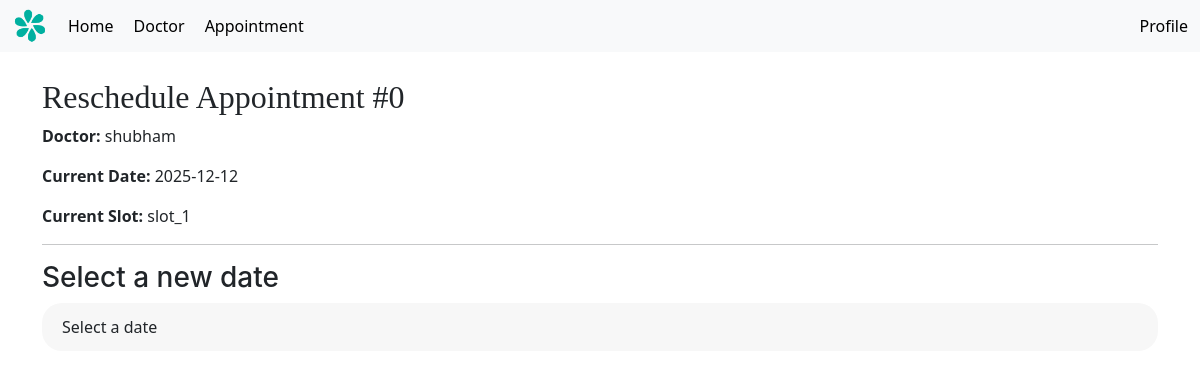
/reschedule/0 (signed in), run on an earlier commit of the app's database.
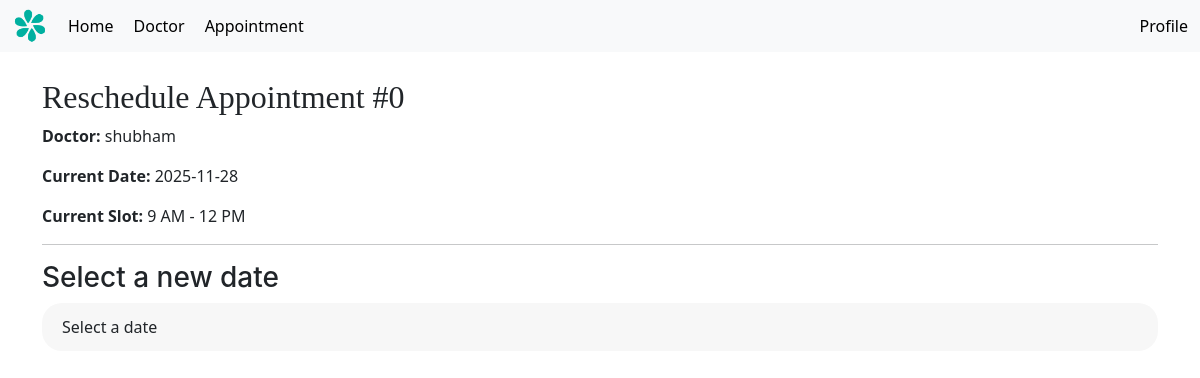
And on a later commit of the database.
### models.py (models this page shows, shortened)
class appointment(db.Model):
    id = db.Column(db.Integer, primary_key=True)
    patient_id = db.Column(db.Integer, db.ForeignKey('patient.id'), nullable=False)
    doctor_id = db.Column(db.Integer, db.ForeignKey('doctor.id'), nullable=False)
    appointment_date = db.Column(db.Date, nullable=False)
    slot = db.Column(db.String(20), nullable=False)
    prescription = db.Column(db.Text, nullable=True)
    status = db.Column(db.Boolean, default=False)
    doctor = db.relationship('doctor', back_populates='appointments', lazy=True)
    patient = db.relationship('patient', back_populates='appointments', lazy=True)

class doctor(UserMixin, db.Model):
    id = db.Column(db.Integer, primary_key=True)
    username = db.Column(db.String(100), unique=True, nullable=False)
    password = db.Column(db.String(200), nullable=False)
    name = db.Column(db.String(100), nullable=False)
    specialization = db.Column(db.String(100), nullable=False)
    availability = db.Column(db.Date, nullable=True)
    timeSlots = db.relationship('timeSlot', back_populates='doctor', lazy=True)
    appointments = db.relationship('appointment', back_populates='doctor', lazy=True)
    is_admin = db.Column(db.Boolean, default=False)
    is_doctor = db.Column(db.Boolean, default=True)

### app.py (the view, shortened to what this page needs)
@app.route('/reschedule/<int:appt_id>', methods=['GET', 'POST'])
@login_required
def reschedule(appt_id):
    a = appointment.query.get_or_404(appt_id)
    if current_user.id != a.patient_id and not current_user.is_admin:
        flash("You are not allowed to reschedule this appointment.", "danger")
        return redirect(url_for('Appointment'))
    doctor_id = a.doctor_id
    today = date.today()
    days = [today + timedelta(days=i) for i in range(7)]
    days.sort()
    slot_map = [
        "9 AM - 12 PM",
        "12 PM - 3 PM",
        "3 PM - 6 PM"
    ]
    selected_date = request.args.get("date")
    available_slots = []
    return render_template(
        "reschedule.html",
        appt=a,
        days=days,
        selected_date=selected_date,
        slots=available_slots
    )

### app.py (called while the page is built)
@login_manager.user_loader
def load_user(user_id):
    user_type = session.get("user_type")
    if user_type == "doctor":
        return doctor.query.get(int(user_id))
    return patient.query.get(int(user_id))

@app.context_processor
def inject_user():
    return dict(current_user=current_user, request = request)

### templates/reschedule.html (shortened to what this page needs)
{% extends "layout.html" %}
{% block content %}
<h2>Reschedule Appointment #{{ appt.id }}</h2>
<p><strong>Doctor:</strong> {{ appt.doctor.name }}</p>
<p><strong>Current Date:</strong> {{ appt.appointment_date }}</p>
<p><strong>Current Slot:</strong> {{ appt.slot }}</p>
<hr>
<h3>Select a new date</h3>
<form method="GET">
    <select name="date" class="form-control" onchange="this.form.submit()">
        <option disabled selected>Select a date</option>
    </select>
</form>
{% endblock %}

### templates/layout.html (shortened to what this page needs)
<!DOCTYPE html>
<html lang="en">
<head>
    <link rel="stylesheet" href="{{ url_for('static', filename='styles.css') }}">
    <link href="https://cdn.jsdelivr.net/npm/bootstrap@5.0.2/dist/css/bootstrap.min.css" rel="stylesheet">
</head>
<body>
    <header>
        <nav class="navbar navbar-expand-lg navbar-light bg-light fixed-top">
            <div class="container-fluid">
                <div class="normal-a d-flex flex-row align-items-center gap-36p w-100">
                    <div class="normal-a d-flex flex-row align-items-center gap-20p">
                    <img src="{{ url_for('static', filename='images/BrandLogo.png') }}" alt="Hospital Logo" class="logo w-10">
                    <a href="{{ url_for('home') }}">Home</a>
                    <a href="{{ url_for('Doctor') }}">Doctor</a>
                    <a href="{{ url_for('Appointment') }}">Appointment</a>
                    </div>
                    <div class="normal-a d-flex flex-row align-items-center gap-20p">
                    {% if current_user.is_authenticated %}
                    <a href="{{ url_for('profile') }}">Profile</a>
                    {% endif %}
                    </div>
                </div>
            </div>
        </nav>
    </header>
    <main class="container centered-content mt-5" style="padding-top: 30px; padding-bottom: 30px;">
        {% block content %}{% endblock %}
    </main>

### static/styles.css (style rules this page uses)
.d-flex { display: flex; align-items: center; justify-content: space-between; }
.flex-row { display: flex; flex-direction: row; }
.gap-20p { gap: 20px !important; }
.gap-36p { gap: 36px !important; }
h1, h2, h3, h4, h5, h6 { font-family: "inter", sans-serif; }
.normal-a, .navbar a { text-decoration: none; color: black; }
.navbar img { width: 36px; height: 36px; }
h2 { font-family:Georgia, 'Times New Roman', Times, serif; }
form .form-control { border-radius: 20px; border: transparent; padding-left: 20px; padding-top: 12px; padding-bottom: 12px; background-color: #F7F7F7; }

What changed in the data, as far as the page shows it:
changed appointment id 0: appointment_date "2025-12-12" → "2025-11-28"; slot "slot_1" → "9 AM - 12 PM"
